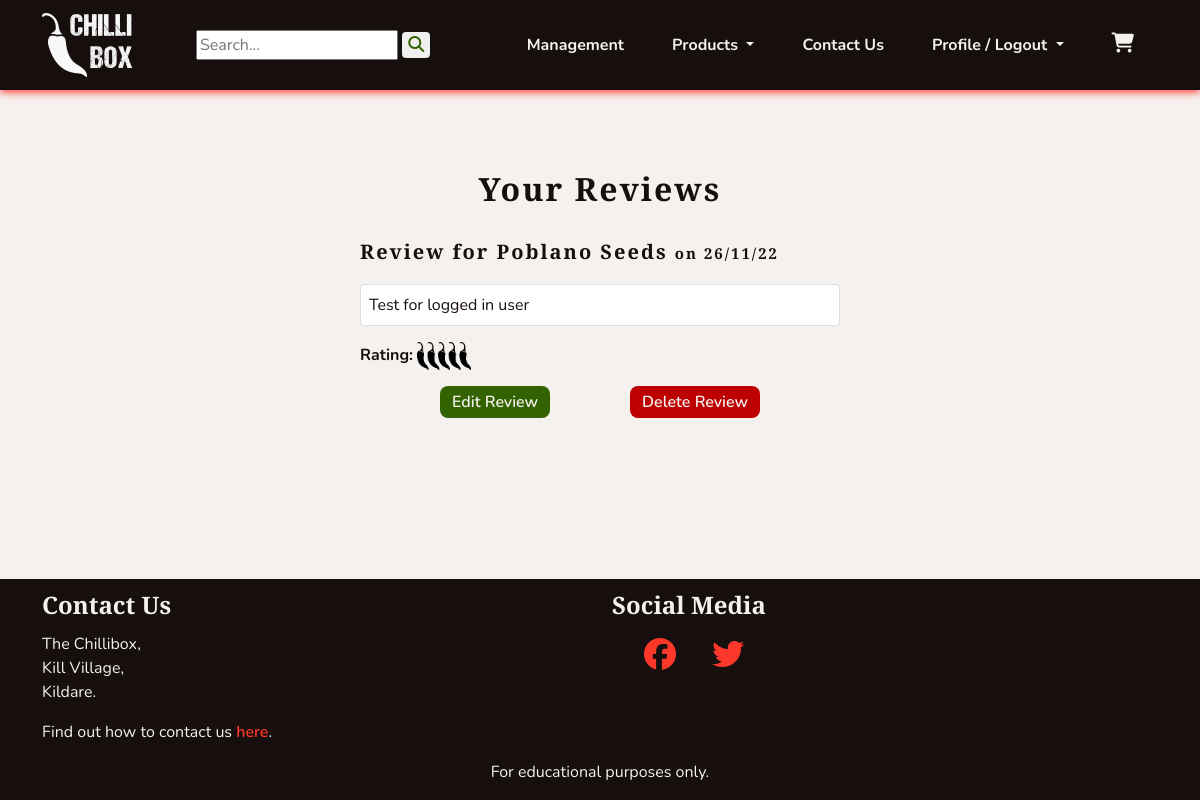
/profiles/review_list/ (signed in), run on the app's committed database.
### profiles/models.py (models this page shows)
class Reviews(models.Model):
    reviewer = models.ForeignKey(UserProfile, on_delete=models.SET_NULL,
                                 null=True, blank=True)
    product = models.ForeignKey(Product, on_delete=models.CASCADE,
                                related_name='reviews')
    content = models.TextField()
    rating = models.PositiveIntegerField()
    added_on = models.DateTimeField(auto_now_add=True)
    last_edited = models.DateField(auto_now=True)
    approved = models.BooleanField(default=False)
    def __str__(self):
        return self.content

### products/models.py (models this page shows, shortened)
class Product(models.Model):
    category = models.ForeignKey(Category, on_delete=models.SET_NULL,
                                 null=True, blank=True, related_name='product')
    subcategory = models.ForeignKey(SubCategory, on_delete=models.SET_NULL,
                                    null=True, blank=True)
    name = models.CharField(max_length=255)
    slug = models.SlugField()
    description = models.TextField(null=True, blank=True,
                                   help_text='Include a description for the \
                                   product\'s page.')
    excerpt = models.TextField(null=True, blank=True, help_text='Include a \
                               brief summary of the product.')
    ingredients = models.CharField(max_length=140, null=True, blank=True,
                                   help_text='For sauces, please include the \
                                   ingredients.')
    growth_time = models.CharField(max_length=140, null=True, blank=True,
                                   help_text='For seeds, please include the \
                                   growth time to maturity.')
    heat_level = models.CharField(max_length=140, null=True, blank=True,
                                  help_text='In scovilles or more generally \
                                  (eg \'hot\') where appropriate.')
    box_contents = models.ManyToManyField('self', blank=True, help_text='Add \
                                          products for seed and sauce boxes.')
    image = models.ImageField(upload_to='uploads/', null=True, blank=True)
    thumbnail = models.ImageField(upload_to='uploads/', null=True, blank=True,
                                  help_text='If not added, will be \
                                  auto-generated from image.')
    added_on = models.DateField(auto_now_add=True)
    class Meta:
        ordering = ('name',)
        get_latest_by = ('added_on',)
    def __str__(self):
        return self.name

### profiles/views.py (the view)
# urls.py: path('review_list/', views.ReviewList.as_view(), name='review_list'),
class ReviewList(LoginRequiredMixin, generic.ListView):
    model = Reviews
    template_name = 'profiles/review_list.html'
    paginate_by = 5
    def get_queryset(self):
        queryset = Reviews.objects.filter(reviewer=self.request.user.userprofile).order_by('-added_on')
        return queryset

### cart/contexts.py (called while the page is built, shortened)
def cart_contents(request):
    cart_items = []
    total = 0
    product_count = 0
    cart = request.session.get('cart', {})
    if total < settings.FREE_DELIVERY_THRESHOLD:
        delivery = Decimal(settings.STANDARD_DELIVERY_COST)
        free_delivery_delta = settings.FREE_DELIVERY_THRESHOLD - total
    else:
        delivery = 0
        free_delivery_delta = 0
    grand_total = delivery + total
    context = {
        'cart_items': cart_items,
        'total': total,
        'product_count': product_count,
        'delivery': delivery,
        'free_delivery_delta': free_delivery_delta,
        'free_delivery_threshold': settings.FREE_DELIVERY_THRESHOLD,
        'grand_total': grand_total,
    }
    return context

### profiles/templates/profiles/review_list.html (shortened to what this page needs)
{% extends 'base.html' %}
{% load static %}
{% block content %}
<section class="container-fluid">
    <div class="col-12">
        <h1 class="headings text-center">Your Reviews</h1>
        <div class="col-10 mx-auto">
            {% for review in reviews_list %}
            <div class="col-md-6 mx-auto">
                <h2 class="headings big">
                    Review for {{ review.product}} <span class="small">on {{ review.added_on|date:'d/m/y' }}</span></h2>
                <p class="card p-2">{{ review }}</p>
                <p><strong>Rating: </strong>
                    {% if review.rating == 1 %}
                    <img width="33" height="80" class="rate-pics" src="{% static 'images/rate1.png' %}">
                    {% elif review.rating == 2 %}
                    <img width="63" height="80" class="rate-pics" src="{% static 'images/rate2.png' %}">
                    {% elif review.rating == 3 %}
                    <img width="93" height="80" class="rate-pics" src="{% static 'images/rate3.png' %}">
                    {% elif review.rating == 4 %}
                    <img width="124" height="80" class="rate-pics" src="{% static 'images/rate4.png' %}">
                    {% else %}
                    <img width="154" height="80" class="rate-pics" src="{% static 'images/rate5.png' %}">
                    {% endif %}
                </p>
                <div class="d-flex flex-row justify-content-evenly">
                    <a class="chilli-btn chilli-go" href="{% url 'profiles:edit_review' review.pk %}">Edit Review</a>
                    <a class="chilli-btn chilli-dngr" href="{% url 'profiles:delete_review' review.pk %}">Delete Review</a>
                </div>
            </div>
            {% empty %}
            <p>You haven't written any reviews yet!</p>
            {% endfor %}
        </div>
    </div>
</section>
{% endblock content %}

### static/css/style.css (style rules this page uses)
:root { --site-white: #f5f1ee; --site-black: #160f0e; --site-grey: #6b6363; --site-red: #fc382a; --site-dark-red:#bd0000; --site-green: #568729; --site-dark-green: #326300; --site-text-bg: rgba(49, 99, 0, 0.2); --site-car-bg: rgba(245, 241, 238, 0.61); }
html { height: 100%; }
section { max-width: 2550px; }
body { font-family: "Nunito", sans-serif; color: var(--site-black); font-size: 1rem; background: var(--site-white); }
h1, h2, h3, h4 { font-family: "Merriweather Sans", "Nunito", sans-serif; font-weight: 900; margin-top: 0.5em; margin-bottom: 0.5em; }
.headings { font-size: 2rem; letter-spacing: 2px; margin: 1em 0; }
.big { font-size: 1.25rem; }
.small { font-size: 0.75em; }
a { text-decoration: none; }
.chilli-btn { padding: 0.25em 0.75em; font-weight: 600; color: var(--site-white); background-color: var(--site-black); border-radius: 8px; transition: all 0.2s linear; }
.chilli-dngr { background-color: var(--site-dark-red); }
.chilli-go { background-color: var(--site-dark-green); }
.rate-pics { max-height: 28px; width: auto; }

### data on the page
Reviews: product "Poblano Seeds", added_on "26/11/22", content "Test for logged in user"
